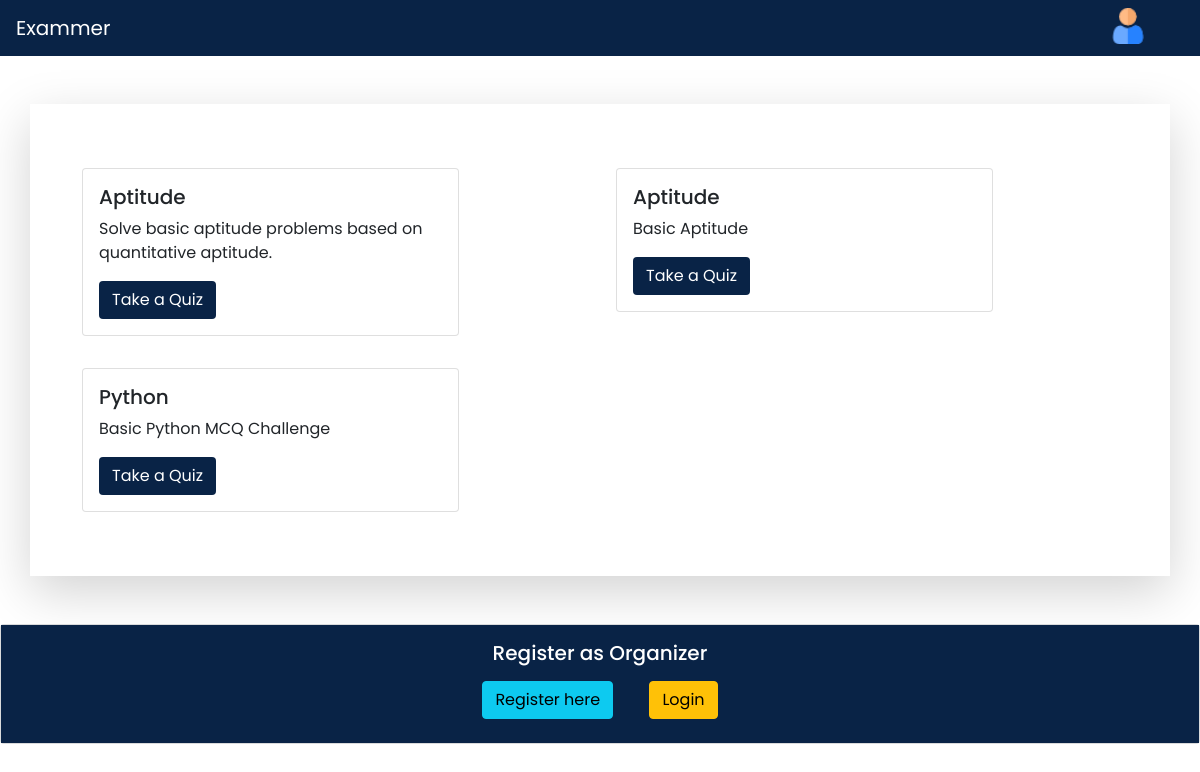
Page / (signed in) on the committed database.
### quizapp/models.py (models this page shows, shortened)
class Test(models.Model):
    external_id = models.UUIDField(default=uuid.uuid4, editable=False, unique=True)
    user = models.ForeignKey(User, on_delete=models.CASCADE)
    category = models.CharField(max_length=200)
    description = models.CharField(max_length=200)
    active = models.BooleanField(default=True)
    test_time = models.CharField(max_length=3, default=None)

### quizapp/views.py (the view)
# urls.py: 2. Add a URL to urlpatterns:  path('', views.home, name='home')
def home(request):
    try:
        username = request.user
        user = User.objects.get(username=username)
        profile = Profile.objects.get(user=user)
    except:
        profile = None
    tests = Test.objects.all()
    context = {'tests':tests, 'profile': profile}
    return render(request,'index.html', context)

### quizapp/templates/index.html (shortened to what this page needs)
{% load static %}
<!doctype html>
<html lang="en">
<head>
    <link rel="stylesheet" href="https://stackpath.bootstrapcdn.com/bootstrap/4.3.1/css/bootstrap.min.css"
>
</head>
<body>
    {% include "quizapp/header.html" %}
    <div class="container border-rounded mt-5 p-5 shadow shadow-lg">
        <div class="row">
            {% for test in tests %}
            <div class="col-sm-6 p-3">
                <div class="card w-75">
                    <div class="card-body">
                        <h5 class="card-title">{{test.category}}</h5>
                        <p class="card-text">{{test.description}}</p>
                        <a href="{% url 'register' category=test.category %}" class="btn text-white"
                            style="background: #092346;">Take a Quiz</a>
                    </div>
                </div>
            </div>
            {% endfor %}
        </div>
    </div>
    <div class="card mt-5 bg-light m" style="width: 100%;background-color: #092346;">
        <div class="card-body" style="background-color: #092346;color:white">
            <center>
            <h5 class="card-title">Register as Organizer</h5>
            <a href="{% url 'organizer_registration' %}" class="card-link"><button type="button" class="btn btn-info m-2">Register here</button></a>
            <a href="{% url 'organizer_login' %}" class="card-link"><button type="button" class="btn btn-warning m-2">Login</button> </a></center>
        </div>
    </div>
</body>
</html>

### quizapp/static/css/headerstyle.css (style rules this page uses)
* { margin: 0; padding: 0; font-family: 'Poppins',sans-serif; text-decoration: none; }

### rows in the picture
Test: category "Aptitude", description "Solve basic aptitude problems based on quantitative aptitude."
Test: category "Aptitude", description "Basic Aptitude"
Test: category "Python", description "Basic Python MCQ Challenge"
